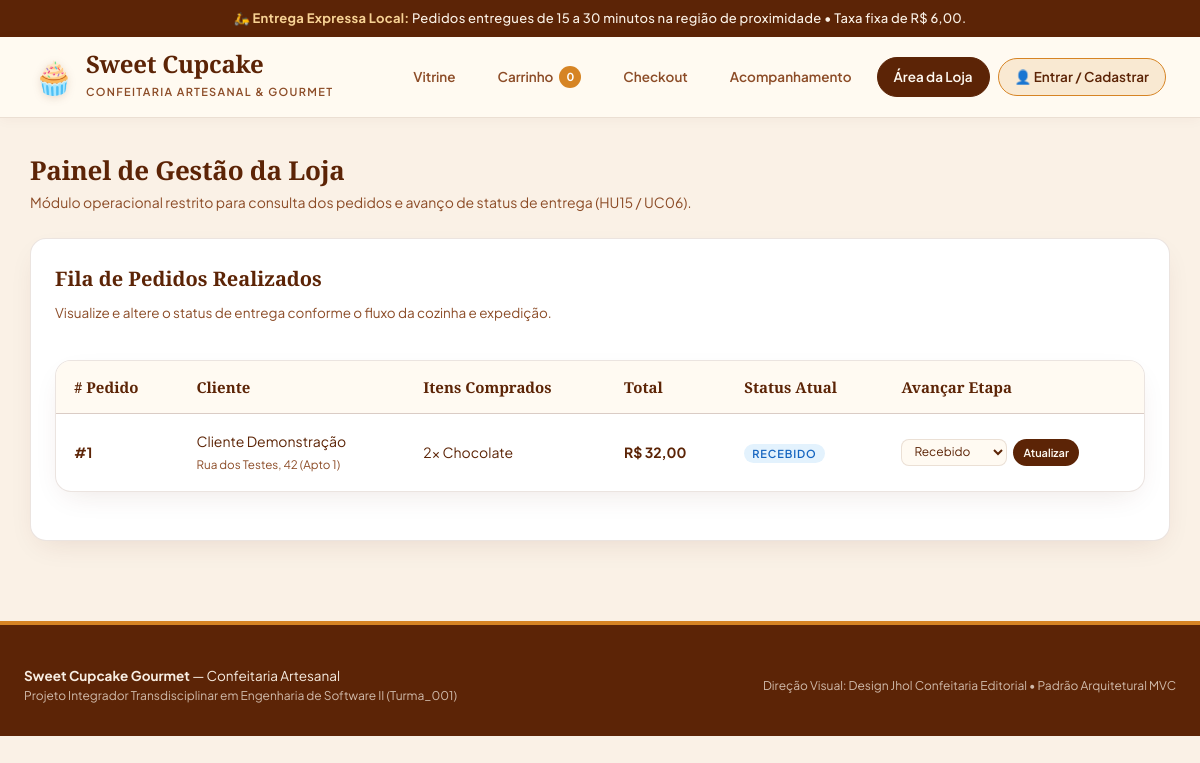
Page /operador on the committed database.
### tables this page shows
CREATE TABLE pedidos (
    id INTEGER PRIMARY KEY AUTOINCREMENT,
    cliente_id INTEGER NOT NULL,
    data_pedido DATETIME DEFAULT CURRENT_TIMESTAMP,
    valor_produtos DECIMAL(10, 2) NOT NULL CHECK (valor_produtos >= 0),
    taxa_entrega DECIMAL(10, 2) NOT NULL DEFAULT 6.00 CHECK (taxa_entrega >= 0),
    valor_total DECIMAL(10, 2) NOT NULL CHECK (valor_total > 0),
    forma_pagamento VARCHAR(20) NOT NULL CHECK (forma_pagamento IN ('PIX', 'CARTAO_CREDITO')),
    status_pagamento VARCHAR(20) NOT NULL DEFAULT 'PENDENTE' CHECK (status_pagamento IN ('PENDENTE', 'CONFIRMADO', 'RECUSADO')),
    status_entrega VARCHAR(20) NOT NULL DEFAULT 'RECEBIDO' CHECK (status_entrega IN ('RECEBIDO', 'PREPARANDO', 'EM_ROTA', 'ENTREGUE')),
    endereco_entrega VARCHAR(255) NOT NULL,
    prazo_estimado VARCHAR(30) DEFAULT '15 a 30 minutos',
    observacoes TEXT,
    FOREIGN KEY (cliente_id) REFERENCES clientes(id) ON DELETE RESTRICT
);

CREATE TABLE clientes (
    id INTEGER PRIMARY KEY AUTOINCREMENT,
    nome VARCHAR(100) NOT NULL,
    email VARCHAR(120) NOT NULL UNIQUE,
    senha_hash VARCHAR(255) NOT NULL,
    telefone VARCHAR(20),
    endereco_padrao VARCHAR(255),
    criado_em DATETIME DEFAULT CURRENT_TIMESTAMP
);

### controllers/routes.py (the view)
@routes_bp.route('/operador')
def operador():
    pedidos = database.listar_todos_pedidos()
    return render_template('operador.html', pedidos=pedidos)

### models/database.py (called while the page is built)
def get_db_connection() -> sqlite3.Connection:
    conn = sqlite3.connect(DB_FILE)
    conn.execute("PRAGMA foreign_keys = ON;")
    conn.row_factory = sqlite3.Row
    return conn

def listar_todos_pedidos() -> List[Dict[str, Any]]:
    conn = get_db_connection()
    cursor = conn.cursor()
    cursor.execute(
        """
        SELECT p.*, c.nome as cliente_nome, c.telefone as cliente_telefone
        FROM pedidos p
        JOIN clientes c ON p.cliente_id = c.id
        ORDER BY p.id DESC;
        """
    )
    rows = cursor.fetchall()
    pedidos = [dict(r) for r in rows]
    for p in pedidos:
        cursor.execute(
            """
            SELECT ip.quantidade, prod.nome as produto_nome
            FROM itens_pedido ip
            JOIN produtos prod ON ip.produto_id = prod.id
            WHERE ip.pedido_id = ?;
            """,
            (p['id'],)
        )
        p['resumo_itens'] = ", ".join([f"{r['quantidade']}x {r['produto_nome']}" for r in cursor.fetchall()])
    conn.close()
    return pedidos

### templates/operador.html (shortened to what this page needs)
{% extends "base.html" %}
{% block content %}
<div class="section-title">
  <h2>Painel de Gestão da Loja</h2>
  <p>Módulo operacional restrito para consulta dos pedidos e avanço de status de entrega (HU15 / UC06).</p>
</div>
<div class="card-cupcake" style="box-shadow: var(--sombra-card);">
  <h3>Fila de Pedidos Realizados</h3>
  <p class="card-desc">Visualize e altere o status de entrega conforme o fluxo da cozinha e expedição.</p>
  {% if not pedidos %}
    <div class="alert-box alert-info">
      Nenhum pedido foi realizado ainda no sistema.
    </div>
  {% else %}
    <div class="table-container" style="margin-top: 16px;">
      <table>
        <thead>
          <tr>
            <th># Pedido</th>
            <th>Cliente</th>
            <th>Itens Comprados</th>
            <th>Total</th>
            <th>Status Atual</th>
            <th>Avançar Etapa</th>
          </tr>
        </thead>
        <tbody>
          {% for p in pedidos %}
          <tr>
            <td><strong>#{{ p.id }}</strong></td>
            <td>
              {{ p.cliente_nome }}<br>
              <small style="color: var(--marrom-medio);">{{ p.endereco_entrega }}</small>
            </td>
            <td>{{ p.resumo_itens }}</td>
            <td><strong>R$ {{ "%.2f"|format(p.valor_total)|replace('.', ',') }}</strong></td>
            <td>
              {% if p.status_entrega == 'RECEBIDO' %}
                <span class="stock-tag" style="background:#e3f2fd; color:#1565c0;">Recebido</span>
              {% elif p.status_entrega == 'PREPARANDO' %}
                <span class="stock-tag" style="background:#fff3e0; color:#e65100;">Preparando</span>
              {% elif p.status_entrega == 'EM_ROTA' %}
                <span class="stock-tag" style="background:#f3e5f5; color:#7b1fa2;">Em Rota</span>
              {% else %}
                <span class="stock-tag" style="background:#e8f5e9; color:#2e7d32;">Entregue</span>
              {% endif %}
            </td>
            <td>
              <form action="{{ url_for('routes.mudar_status_pedido') }}" method="POST" style="display: flex; gap: 6px;">
                <select name="novo_status" class="form-control" style="padding: 4px 8px; font-size: 12px; width: auto;">
                  <option value="RECEBIDO" {% if p.status_entrega == 'RECEBIDO' %}selected{% endif %}>Recebido</option>
                </select>
                <button type="submit" class="btn btn-chocolate" style="font-size: 11px; padding: 4px 10px;">Atualizar</button>
              </form>
            </td>
          </tr>
          {% endfor %}
        </tbody>
      </table>
    </div>
  {% endif %}
</div>
{% endblock %}

### static/css/style.css (style rules this page uses)
:root { --bg-base: #faf1e6; --bg-surface: #fffaf2; --bg-card: #ffffff; --chocolate: #5c2406; --chocolate-dark: #3f1702; --chocolate-light: #7a350c; --mel: #d68424; --mel-hover: #bd701a; --marrom-medio: #8c4c27; --marrom-suave: #b57a55; --borda: rgba(92, 36, 6, 0.12); --borda-foco: #d68424; --sombra-card: 0 10px 30px -10px rgba(92, 36, 6, 0.12); --sombra-hover: 0 16px 40px -12px rgba(92, 36, 6, 0.20); --sucesso: #2e7d32; --sucesso-bg: #edf7ed; --alerta-erro: #c62828; --alerta-bg: #fde8e8; --radius-sm: 8px; --radius-md: 16px; --radius-lg: 24px; --radius-pill: 100px; --transicao: all 0.25s cubic-bezier(0.22, 0.61, 0.36, 1); }
* { box-sizing: border-box; margin: 0; padding: 0; }
body { font-family: 'Plus Jakarta Sans', -apple-system, BlinkMacSystemFont, "Segoe UI", Roboto, sans-serif; background-color: var(--bg-base); color: var(--chocolate); line-height: 1.6; -webkit-font-smoothing: antialiased; }
.section-title { margin-bottom: 24px; }
.section-title h2 { font-family: 'Playfair Display', Georgia, serif; font-size: 26px; color: var(--chocolate); font-weight: 700; letter-spacing: -0.01em; }
.section-title p { color: var(--marrom-medio); font-size: 14px; }
.card-cupcake { background: var(--bg-card); border: 1px solid var(--borda); border-radius: var(--radius-md); padding: 24px; box-shadow: var(--sombra-card); display: flex; flex-direction: column; justify-content: space-between; transition: var(--transicao); }
.card-cupcake h3 { font-family: 'Playfair Display', Georgia, serif; font-size: 20px; font-weight: 700; color: var(--chocolate); margin-bottom: 8px; }
.card-desc { font-size: 13.5px; color: var(--marrom-medio); line-height: 1.55; margin-bottom: 20px; flex-grow: 1; }
.stock-tag { font-size: 11px; font-weight: 600; text-transform: uppercase; letter-spacing: 0.08em; color: var(--sucesso); background: var(--sucesso-bg); padding: 3px 8px; border-radius: var(--radius-pill); }
.btn { font-family: 'Plus Jakarta Sans', sans-serif; font-size: 14px; font-weight: 600; padding: 11px 22px; border-radius: var(--radius-pill); border: none; cursor: pointer; display: inline-flex; align-items: center; justify-content: center; gap: 8px; transition: var(--transicao); text-decoration: none; }
.btn-chocolate { background: var(--chocolate); color: var(--bg-surface); }
.table-container { background: var(--bg-card); border: 1px solid var(--borda); border-radius: var(--radius-md); overflow: hidden; box-shadow: var(--sombra-card); margin-bottom: 24px; }
table { width: 100%; border-collapse: collapse; text-align: left; }
th { background: var(--bg-surface); color: var(--chocolate); font-family: 'Playfair Display', Georgia, serif; font-weight: 600; font-size: 15px; padding: 14px 18px; border-bottom: 1px solid var(--borda); }
td { padding: 16px 18px; border-bottom: 1px solid var(--borda); font-size: 14px; color: var(--chocolate); }
tr:last-child td { border-bottom: none; }
.form-control { width: 100%; padding: 12px 14px; border: 1px solid var(--borda); border-radius: var(--radius-sm); font-family: 'Plus Jakarta Sans', sans-serif; font-size: 14px; background: var(--bg-surface); color: var(--chocolate); transition: var(--transicao); }

### rows in the picture
pedidos: id "1", cliente_nome "Cliente Demonstração", endereco_entrega "Rua dos Testes, 42 (Apto 1)", resumo_itens "2x Chocolate", valor_total "32,00", shows "RECEBIDO", novo_status "Recebido"

### other values in the picture
{{ session.get('carrinho_qtd', 0) }} "0"
